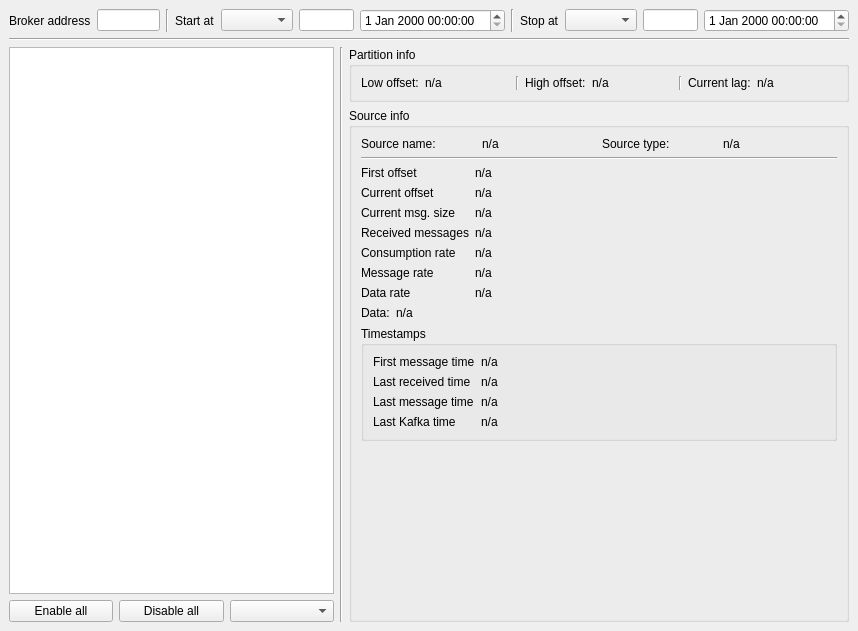
<?xml version="1.0" encoding="UTF-8"?>
<ui version="4.0">
 <class>MainWindow</class>
 <widget class="QMainWindow" name="MainWindow">
  <property name="geometry">
   <rect>
    <x>0</x>
    <y>0</y>
    <width>858</width>
    <height>631</height>
   </rect>
  </property>
  <property name="sizePolicy">
   <sizepolicy hsizetype="Expanding" vsizetype="Expanding">
    <horstretch>0</horstretch>
    <verstretch>0</verstretch>
   </sizepolicy>
  </property>
  <property name="windowTitle">
   <string>Wherefore</string>
  </property>
  <widget class="QWidget" name="centralwidget">
   <property name="sizePolicy">
    <sizepolicy hsizetype="Expanding" vsizetype="Expanding">
     <horstretch>0</horstretch>
     <verstretch>0</verstretch>
    </sizepolicy>
   </property>
   <property name="maximumSize">
    <size>
     <width>16777215</width>
     <height>16777215</height>
    </size>
   </property>
   <layout class="QVBoxLayout" name="verticalLayout_3">
    <item>
     <layout class="QHBoxLayout" name="consumerBarLayout">
      <property name="sizeConstraint">
       <enum>QLayout::SetDefaultConstraint</enum>
      </property>
      <item>
       <layout class="QHBoxLayout" name="brokerAddressLayout">
        <item>
         <widget class="QLabel" name="brokerAddressLabel">
          <property name="sizePolicy">
           <sizepolicy hsizetype="Preferred" vsizetype="Preferred">
            <horstretch>0</horstretch>
            <verstretch>0</verstretch>
           </sizepolicy>
          </property>
          <property name="text">
           <string>Broker address</string>
          </property>
         </widget>
        </item>
        <item>
         <widget class="QLineEdit" name="brokerAddressEdit"/>
        </item>
       </layout>
      </item>
      <item>
       <widget class="Line" name="line1_1">
        <property name="orientation">
         <enum>Qt::Vertical</enum>
        </property>
       </widget>
      </item>
      <item>
       <widget class="QLabel" name="startAtLabel">
        <property name="text">
         <string>Start at</string>
        </property>
       </widget>
      </item>
      <item>
       <widget class="QComboBox" name="startAtSelector"/>
      </item>
      <item>
       <widget class="QLineEdit" name="startOffsetEdit">
        <property name="maximumSize">
         <size>
          <width>100</width>
          <height>16777215</height>
         </size>
        </property>
       </widget>
      </item>
      <item>
       <widget class="QDateTimeEdit" name="startTimeEdit"/>
      </item>
      <item>
       <widget class="Line" name="line1_2">
        <property name="orientation">
         <enum>Qt::Vertical</enum>
        </property>
       </widget>
      </item>
      <item>
       <widget class="QLabel" name="endAtLabel">
        <property name="text">
         <string>Stop at</string>
        </property>
       </widget>
      </item>
      <item>
       <widget class="QComboBox" name="endAtSelector"/>
      </item>
      <item>
       <widget class="QLineEdit" name="endOffsetEdit">
        <property name="maximumSize">
         <size>
          <width>100</width>
          <height>16777215</height>
         </size>
        </property>
       </widget>
      </item>
      <item>
       <widget class="QDateTimeEdit" name="endTimeEdit"/>
      </item>
     </layout>
    </item>
    <item>
     <widget class="Line" name="line">
      <property name="orientation">
       <enum>Qt::Horizontal</enum>
      </property>
     </widget>
    </item>
    <item>
     <layout class="QHBoxLayout" name="horizontalLayout_2">
      <item>
       <layout class="QVBoxLayout" name="verticalLayout_2">
        <item>
         <widget class="QTreeView" name="topicPartitionSourceTree"/>
        </item>
        <item>
         <layout class="QHBoxLayout" name="enableDisableLayout">
          <item>
           <widget class="QPushButton" name="enableAllButton">
            <property name="text">
             <string>Enable all</string>
            </property>
           </widget>
          </item>
          <item>
           <widget class="QPushButton" name="disableAllButton">
            <property name="text">
             <string>Disable all</string>
            </property>
           </widget>
          </item>
          <item>
           <widget class="QComboBox" name="enableDefaultComboBox">
            <property name="placeholderText">
             <string/>
            </property>
           </widget>
          </item>
         </layout>
        </item>
       </layout>
      </item>
      <item>
       <widget class="Line" name="line_2_1">
        <property name="orientation">
         <enum>Qt::Vertical</enum>
        </property>
       </widget>
      </item>
      <item>
       <layout class="QVBoxLayout" name="verticalLayout_4">
        <item>
         <widget class="QGroupBox" name="partitionInfoBox">
          <property name="minimumSize">
           <size>
            <width>500</width>
            <height>0</height>
           </size>
          </property>
          <property name="title">
           <string>Partition info</string>
          </property>
          <layout class="QVBoxLayout" name="verticalLayout_5">
           <item>
            <layout class="QHBoxLayout" name="partitionInfoLayout">
             <property name="spacing">
              <number>-1</number>
             </property>
             <property name="sizeConstraint">
              <enum>QLayout::SetDefaultConstraint</enum>
             </property>
             <item>
              <layout class="QFormLayout" name="lowLayout">
               <item row="0" column="0">
                <widget class="QLabel" name="lowOffsetLabel">
                 <property name="text">
                  <string>Low offset:</string>
                 </property>
                </widget>
               </item>
               <item row="0" column="1">
                <widget class="QLabel" name="lowOffsetValue">
                 <property name="text">
                  <string>n/a</string>
                 </property>
                </widget>
               </item>
              </layout>
             </item>
             <item>
              <widget class="Line" name="line3_1">
               <property name="orientation">
                <enum>Qt::Vertical</enum>
               </property>
              </widget>
             </item>
             <item>
              <layout class="QFormLayout" name="highLayout">
               <item row="1" column="0">
                <widget class="QLabel" name="highOffsetLabel">
                 <property name="text">
                  <string>High offset:</string>
                 </property>
                </widget>
               </item>
               <item row="1" column="1">
                <widget class="QLabel" name="highOffsetValue">
                 <property name="text">
                  <string>n/a</string>
                 </property>
                </widget>
               </item>
              </layout>
             </item>
             <item>
              <widget class="Line" name="line3_2">
               <property name="orientation">
                <enum>Qt::Vertical</enum>
               </property>
              </widget>
             </item>
             <item>
              <layout class="QFormLayout" name="lagLayout">
               <item row="0" column="0">
                <widget class="QLabel" name="lagLabel">
                 <property name="text">
                  <string>Current lag:</string>
                 </property>
                </widget>
               </item>
               <item row="0" column="1">
                <widget class="QLabel" name="lagValue">
                 <property name="text">
                  <string>n/a</string>
                 </property>
                </widget>
               </item>
              </layout>
             </item>
            </layout>
           </item>
          </layout>
         </widget>
        </item>
        <item>
         <widget class="QGroupBox" name="sourceInfoBox">
          <property name="sizePolicy">
           <sizepolicy hsizetype="Preferred" vsizetype="Preferred">
            <horstretch>0</horstretch>
            <verstretch>1</verstretch>
           </sizepolicy>
          </property>
          <property name="title">
           <string>Source info</string>
          </property>
          <layout class="QVBoxLayout" name="verticalLayout_6" stretch="0,0,0,0,0,0">
           <property name="spacing">
            <number>-1</number>
           </property>
           <item>
            <layout class="QVBoxLayout" name="verticalLayout">
             <item>
              <layout class="QGridLayout" name="gridLayout" rowstretch="0" columnstretch="0,0">
               <property name="sizeConstraint">
                <enum>QLayout::SetNoConstraint</enum>
               </property>
               <property name="horizontalSpacing">
                <number>-1</number>
               </property>
               <item row="0" column="0">
                <layout class="QHBoxLayout" name="horizontalLayout">
                 <item>
                  <widget class="QLabel" name="sourceNameLabel">
                   <property name="text">
                    <string>Source name:</string>
                   </property>
                  </widget>
                 </item>
                 <item>
                  <widget class="QLabel" name="sourceNameValue">
                   <property name="text">
                    <string>n/a</string>
                   </property>
                  </widget>
                 </item>
                </layout>
               </item>
               <item row="0" column="1">
                <layout class="QHBoxLayout" name="horizontalLayout_3">
                 <item>
                  <widget class="QLabel" name="sourceTypeLabel">
                   <property name="text">
                    <string>Source type:</string>
                   </property>
                  </widget>
                 </item>
                 <item>
                  <widget class="QLabel" name="sourceTypeValue">
                   <property name="text">
                    <string>n/a</string>
                   </property>
                  </widget>
                 </item>
                </layout>
               </item>
              </layout>
             </item>
            </layout>
           </item>
           <item>
            <widget class="Line" name="line_2">
             <property name="orientation">
              <enum>Qt::Horizontal</enum>
             </property>
            </widget>
           </item>
           <item>
            <layout class="QFormLayout" name="otherLayout">
             <item row="0" column="0">
              <widget class="QLabel" name="firstOffsetLabel">
               <property name="text">
                <string>First offset</string>
               </property>
              </widget>
             </item>
             <item row="0" column="1">
              <widget class="QLabel" name="firstOffsetValue">
               <property name="text">
                <string>n/a</string>
               </property>
              </widget>
             </item>
             <item row="1" column="0">
              <widget class="QLabel" name="currentOffsetLabel">
               <property name="text">
                <string>Current offset</string>
               </property>
              </widget>
             </item>
             <item row="1" column="1">
              <widget class="QLabel" name="currentOffsetValue">
               <property name="text">
                <string>n/a</string>
               </property>
              </widget>
             </item>
             <item row="2" column="0">
              <widget class="QLabel" name="currentMsgSizeLabel">
               <property name="text">
                <string>Current msg. size</string>
               </property>
              </widget>
             </item>
             <item row="2" column="1">
              <widget class="QLabel" name="currentMsgSizeValue">
               <property name="text">
                <string>n/a</string>
               </property>
              </widget>
             </item>
             <item row="3" column="0">
              <widget class="QLabel" name="receivedMessagesLabel">
               <property name="text">
                <string>Received messages</string>
               </property>
              </widget>
             </item>
             <item row="3" column="1">
              <widget class="QLabel" name="receivedMessagesValue">
               <property name="text">
                <string>n/a</string>
               </property>
              </widget>
             </item>
             <item row="4" column="0">
              <widget class="QLabel" name="consumptionRateLabel">
               <property name="text">
                <string>Consumption rate</string>
               </property>
              </widget>
             </item>
             <item row="4" column="1">
              <widget class="QLabel" name="consumptionRateValue">
               <property name="text">
                <string>n/a</string>
               </property>
              </widget>
             </item>
             <item row="5" column="0">
              <widget class="QLabel" name="messageRateLabel">
               <property name="text">
                <string>Message rate</string>
               </property>
              </widget>
             </item>
             <item row="5" column="1">
              <widget class="QLabel" name="messageRateValue">
               <property name="text">
                <string>n/a</string>
               </property>
              </widget>
             </item>
             <item row="6" column="0">
              <widget class="QLabel" name="dataRateLabel">
               <property name="text">
                <string>Data rate</string>
               </property>
              </widget>
             </item>
             <item row="6" column="1">
              <widget class="QLabel" name="dataRateValue">
               <property name="text">
                <string>n/a</string>
               </property>
              </widget>
             </item>
            </layout>
           </item>
           <item>
            <layout class="QHBoxLayout" name="horizontalLayout_6">
             <item>
              <widget class="QLabel" name="dataLabel">
               <property name="sizePolicy">
                <sizepolicy hsizetype="Minimum" vsizetype="Preferred">
                 <horstretch>0</horstretch>
                 <verstretch>0</verstretch>
                </sizepolicy>
               </property>
               <property name="text">
                <string>Data:</string>
               </property>
              </widget>
             </item>
             <item>
              <widget class="QLabel" name="dataValue">
               <property name="sizePolicy">
                <sizepolicy hsizetype="Preferred" vsizetype="Preferred">
                 <horstretch>1</horstretch>
                 <verstretch>0</verstretch>
                </sizepolicy>
               </property>
               <property name="text">
                <string>n/a</string>
               </property>
              </widget>
             </item>
            </layout>
           </item>
           <item>
            <widget class="QGroupBox" name="timestampsBox">
             <property name="title">
              <string>Timestamps</string>
             </property>
             <layout class="QFormLayout" name="formLayout_2">
              <item row="0" column="0">
               <widget class="QLabel" name="firstMsgTimLabel">
                <property name="text">
                 <string>First message time</string>
                </property>
               </widget>
              </item>
              <item row="0" column="1">
               <widget class="QLabel" name="firstMsgTimeValue">
                <property name="text">
                 <string>n/a</string>
                </property>
               </widget>
              </item>
              <item row="1" column="0">
               <widget class="QLabel" name="lastMsgReceiveTimeLabel">
                <property name="text">
                 <string>Last received time</string>
                </property>
               </widget>
              </item>
              <item row="1" column="1">
               <widget class="QLabel" name="lastMsgReceiveTimeValue">
                <property name="text">
                 <string>n/a</string>
                </property>
               </widget>
              </item>
              <item row="2" column="0">
               <widget class="QLabel" name="lastMsgTimeLabel">
                <property name="text">
                 <string>Last message time</string>
                </property>
               </widget>
              </item>
              <item row="2" column="1">
               <widget class="QLabel" name="lastMsgTimeValue">
                <property name="text">
                 <string>n/a</string>
                </property>
               </widget>
              </item>
              <item row="3" column="0">
               <widget class="QLabel" name="lastMsgKafkaTimeLabel">
                <property name="text">
                 <string>Last Kafka time</string>
                </property>
               </widget>
              </item>
              <item row="3" column="1">
               <widget class="QLabel" name="lastMsgKafkaTimeValue">
                <property name="text">
                 <string>n/a</string>
                </property>
               </widget>
              </item>
             </layout>
            </widget>
           </item>
           <item>
            <spacer name="verticalSpacer">
             <property name="orientation">
              <enum>Qt::Vertical</enum>
             </property>
             <property name="sizeHint" stdset="0">
              <size>
               <width>20</width>
               <height>40</height>
              </size>
             </property>
            </spacer>
           </item>
          </layout>
         </widget>
        </item>
       </layout>
      </item>
     </layout>
    </item>
   </layout>
  </widget>
  <widget class="QMenuBar" name="menubar">
   <property name="geometry">
    <rect>
     <x>0</x>
     <y>0</y>
     <width>858</width>
     <height>22</height>
    </rect>
   </property>
  </widget>
 </widget>
 <resources/>
 <connections/>
</ui>
